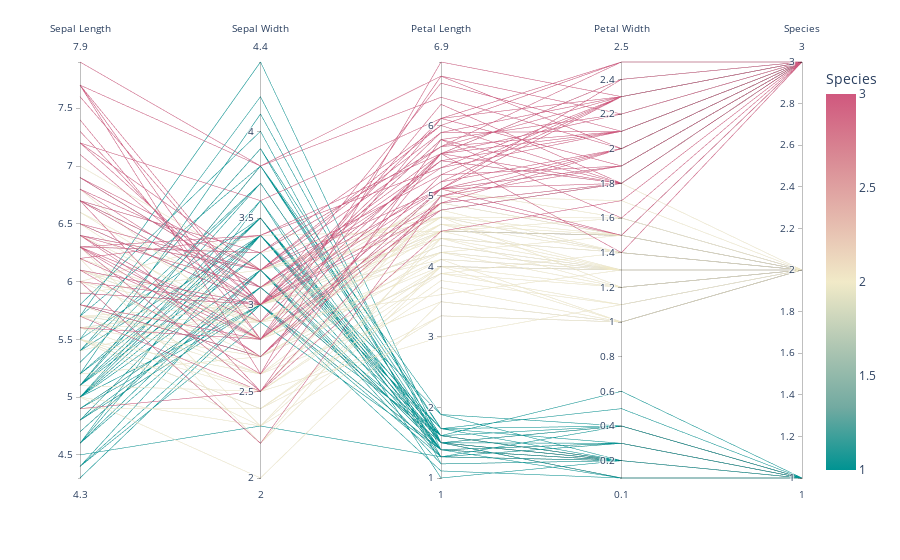

Notebook code for this chart:
### Code cell
import plotly.express as px
df = px.data.iris()
fig = px.parallel_coordinates(df, color="species_id", labels={"species_id": "Species",
                "sepal_width": "Sepal Width", "sepal_length": "Sepal Length",
                "petal_width": "Petal Width", "petal_length": "Petal Length", },
                             color_continuous_scale=px.colors.diverging.Tealrose,
                             color_continuous_midpoint=2)
fig.show()

### Figure 1 — Plotly figure (JSON) as saved in the notebook; plotly's stock layout.template omitted (floating-point values rounded to 4 significant figures; data arrays with more than 128 entries replaced by an {"elided": "..."} marker saying what was removed)
{"data": [{"dimensions": [{"label": "Sepal Length", "values": {"elided": "150 float values"}}, {"label": "Sepal Width", "values": {"elided": "150 float values"}}, {"label": "Petal Length", "values": {"elided": "150 float values"}}, {"label": "Petal Width", "values": {"elided": "150 float values"}}, {"label": "Species", "values": {"elided": "150 int values"}}], "domain": {"x": [0, 1], "y": [0, 1]}, "line": {"color": {"elided": "150 int values"}, "coloraxis": "coloraxis"}, "name": "", "type": "parcoords"}], "layout": {"coloraxis": {"cmid": 2, "colorbar": {"title": {"text": "Species"}}, "colorscale": [[0, "rgb(0, 147, 146)"], [0.1667, "rgb(114, 170, 161)"], [0.3333, "rgb(177, 199, 179)"], [0.5, "rgb(241, 234, 200)"], [0.6667, "rgb(229, 185, 173)"], [0.8333, "rgb(217, 137, 148)"], [1, "rgb(208, 88, 126)"]]}, "legend": {"tracegroupgap": 0}, "margin": {"t": 60}}}
